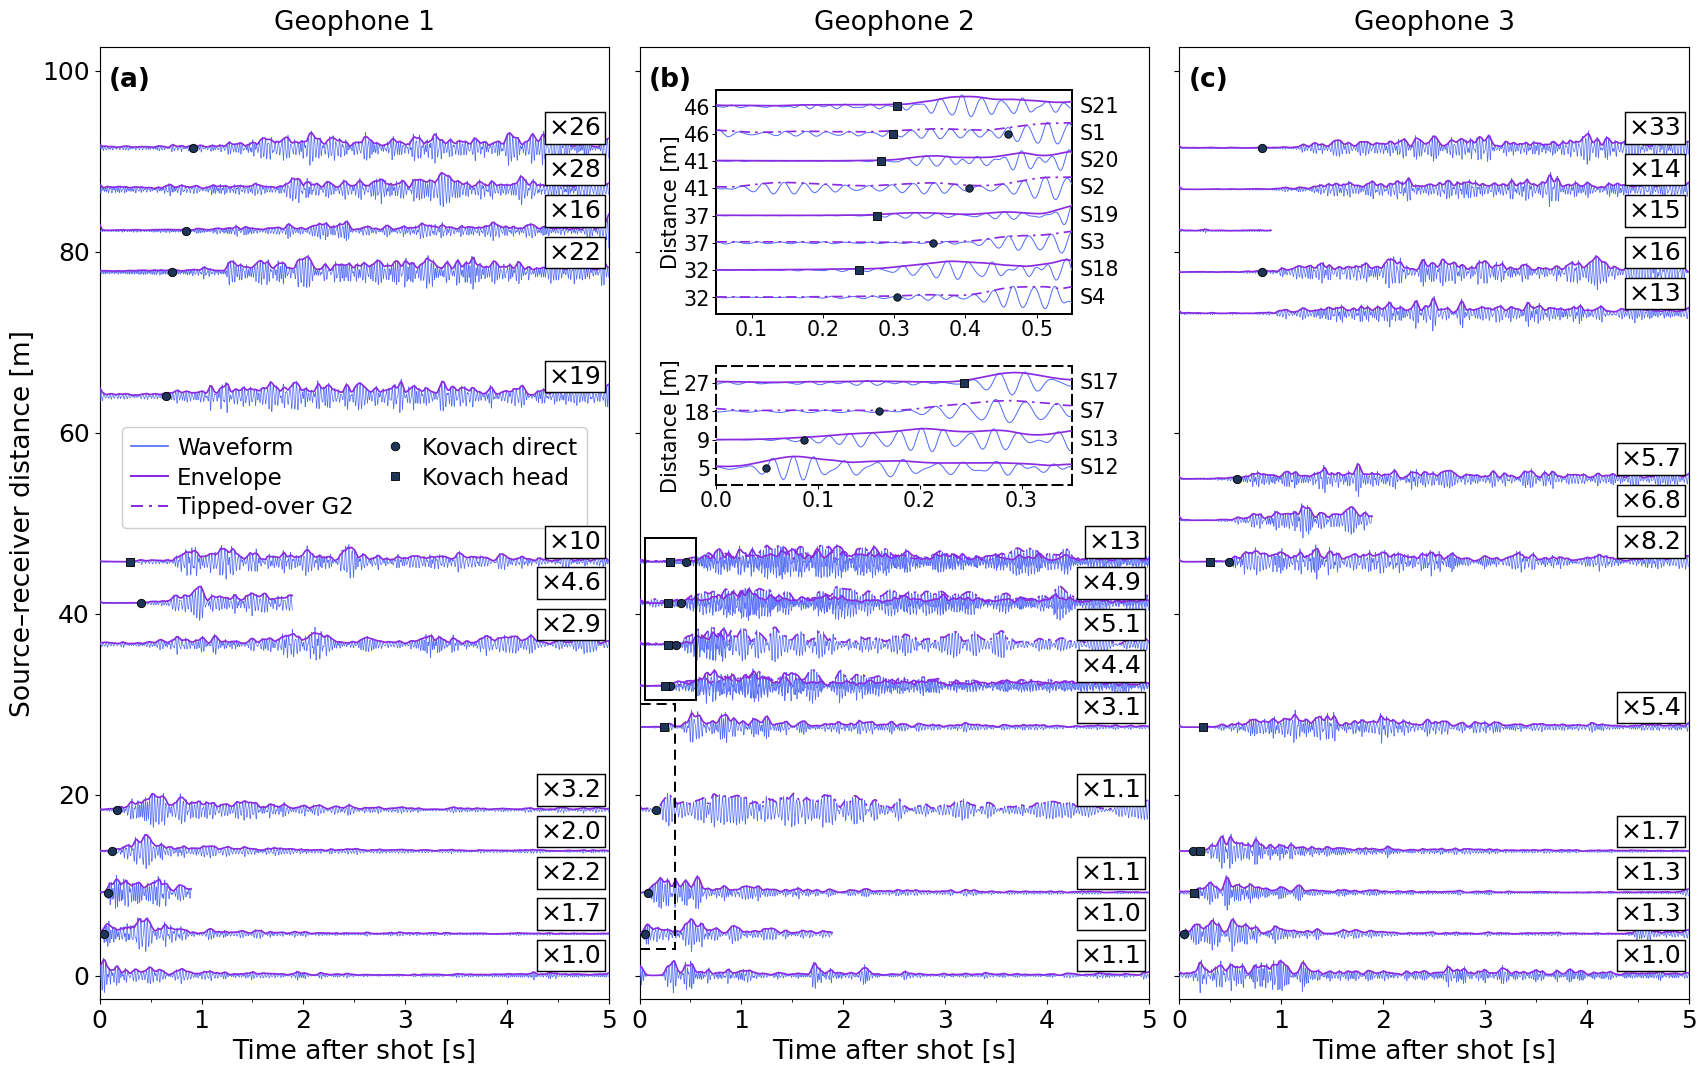

Here is the Python script that generated this plot:
"""Figure 1: Apollo 14 ASE records (30-60 Hz) on geophones 1-3 with the Kovach (1971) picks."""

import csv

import matplotlib.pyplot as plt
import numpy as np
from matplotlib.lines import Line2D
from matplotlib.patches import Rectangle
from matplotlib.ticker import MultipleLocator
from obspy import read
from obspy.signal.filter import bandpass, envelope

SEGY_DIR = "path/to/segy_data"   # shot_<N>_apollo_14.segy files and apollo14_ase_data_catalog.txt
PICKS_FILE = "path/to/apollo14_previous_p_wave_picks_97.txt"   # published P-wave picks

FS = 18.5
FS_INSET = 14.5
plt.rcParams.update({"font.size": FS, "xtick.labelsize": FS - 1, "ytick.labelsize": FS - 1,
                     "legend.fontsize": 16})

WAVE = "#546DFA"
ENVELOPE = "#8A2BE2"
KOVACH = "#1D3557"
MARKERS = {"DIRECT": "o", "HEAD": "s"}
DASH = (0, (6, 3, 1.5, 3))

GEOPHONES = ["G1", "G2", "G3"]   # SEGY trace order
TIPPED_G2 = [1, 2, 3, 4, 7]      # shots recorded while G2 was tipped over
SHORT_SHOTS = [12, 19]           # records that stop early
FREQ = (30, 60)                  # band-pass [Hz]
TMAX = 5.0                       # s
CUT_END = 0.10                   # s removed from the end of short records (filter edge)
CLIP = 1.6                       # clip amplified traces at this many trace heights


def filter_trace(x, fs):
    """Linear detrend, reflection padding, then a zero-phase 4-pole Butterworth band-pass."""
    i = np.arange(len(x))
    x = x - np.polyval(np.polyfit(i, x, 1), i)
    x = x - x.mean()
    n = min(max(1, round(0.25 * fs)), len(x) - 1)
    y = bandpass(np.pad(x, n, mode="reflect"), *FREQ, df=fs, corners=4, zerophase=True)
    return y[n:-n]


def smooth_envelope(x, fs):
    """Envelope smoothed with a 0.05 s running mean."""
    n = round(0.05 * fs)
    env = np.pad(envelope(x), (n // 2, n - 1 - n // 2), mode="edge")
    return np.convolve(env, np.ones(n) / n, mode="valid")


# ---- read and process the records
with open(f"{SEGY_DIR}/apollo14_ase_data_catalog.txt", encoding="utf-8-sig") as f:
    catalog = list(csv.DictReader(f, delimiter="\t"))

traces = {g: [] for g in GEOPHONES}
for row in catalog:
    shot = int(row["ASE_data"].split()[-1])
    for g, tr in zip(GEOPHONES, read(f"{SEGY_DIR}/shot_{shot}_apollo_14.segy", format="SEGY")):
        fs = tr.stats.sampling_rate
        raw = tr.data.astype(float)
        stop = min(np.flatnonzero(raw)[-1] + 1, int(TMAX * fs) + 1)
        wave = filter_trace(raw[:stop], fs)
        env = smooth_envelope(wave, fs)
        t = np.arange(stop) / fs
        if shot in SHORT_SHOTS:
            keep = t <= t[-1] - CUT_END
            t, wave, env = t[keep], wave[keep], env[keep]
        peak = np.abs(wave).max()
        traces[g].append(dict(shot=shot, dist=float(row[f"Distance_{g}_m"]), t=t,
                              wave=wave / peak, env=env / peak, peak=peak))

# sort by distance; gain = amplification relative to the largest trace on that geophone
for g in GEOPHONES:
    traces[g].sort(key=lambda tr: tr["dist"])
    largest = max(tr["peak"] for tr in traces[g])
    for tr in traces[g]:
        tr["gain"] = largest / tr["peak"]

# G3 shot 19 is a short record: draw it with the mean gain of its two neighbours instead
g3 = traces["G3"]
k = [tr["shot"] for tr in g3].index(19)
gain = (g3[k - 1]["gain"] + g3[k + 1]["gain"]) / 2
g3[k]["wave"] *= gain / g3[k]["gain"]
g3[k]["env"] *= gain / g3[k]["gain"]
g3[k]["gain"] = gain

# Kovach (1971) picks (source, phase, shot, geophone, shot_x, offset, time), placed on their trace
picks = []
for line in open(PICKS_FILE, encoding="utf-8-sig"):
    source, phase, shot, g, _, _, t = (line.split() + [""] * 7)[:7]
    if source == "Kovach_1971":
        dist = next(tr["dist"] for tr in traces[g] if tr["shot"] == int(shot))
        picks.append((g, int(shot), dist, float(t), phase))

all_distances = np.array([tr["dist"] for g in GEOPHONES for tr in traces[g]])
height = 0.42 * np.diff(np.unique(all_distances)).min()
pad = max(2.5, 1.35 * height)
y0, y1 = -pad, max(100, all_distances.max()) + pad


def add_inset(ax, distance_range, time_range, box, ls):
    """Zoom on the G2 traces in distance_range: one row per trace, renormalised in the window."""
    rows = sorted((tr for tr in traces["G2"] if distance_range[0] <= tr["dist"] <= distance_range[1]),
                  key=lambda tr: (tr["dist"], tr["shot"]))
    t0, t1 = time_range
    ax.add_patch(Rectangle((t0, rows[0]["dist"] - 1.6), t1 - t0, rows[-1]["dist"] - rows[0]["dist"] + 4.2,
                           fill=False, lw=1.4, ls=ls, zorder=15))

    inset = ax.inset_axes([box[0], box[1] - box[3], box[2], box[3]], zorder=30)
    for spine in inset.spines.values():
        spine.set(linewidth=1.4, linestyle=ls)
    inset.tick_params(labelsize=FS_INSET, length=2.5, width=0.7, pad=1.5)

    for i, tr in enumerate(rows):
        window = (tr["t"] >= t0) & (tr["t"] <= t1)
        scale = np.abs(tr["wave"][window]).max()
        inset.plot(tr["t"][window], i + 0.42 * tr["wave"][window] / scale, color=WAVE, lw=0.7, zorder=5)
        inset.plot(tr["t"][window], i + 0.42 * tr["env"][window] / scale, color=ENVELOPE, lw=1.2,
                   ls=DASH if tr["shot"] in TIPPED_G2 else "-", zorder=6)
        inset.text(t1 + 0.02 * (t1 - t0), i, f"S{tr['shot']}", va="center", fontsize=FS_INSET)
        for g, shot, _, t, phase in picks:
            if g == "G2" and shot == tr["shot"] and t0 <= t <= t1:
                inset.scatter(t, i, s=27, marker=MARKERS[phase], fc=KOVACH, ec="black", lw=0.6, zorder=10)

    inset.set(xlim=time_range, ylim=(-0.6, len(rows) - 0.4))
    inset.set_ylabel("Distance [m]", fontsize=FS_INSET, labelpad=2)
    inset.set_yticks(range(len(rows)))
    inset.set_yticklabels([f"{tr['dist']:.0f}" for tr in rows])
    inset.xaxis.set_major_locator(MultipleLocator(0.1))


# ---- plot
fig, axes = plt.subplots(1, 3, figsize=(16.5, 10.5), sharey=True)
fig.subplots_adjust(left=0.06, right=0.995, bottom=0.075, top=0.955, wspace=0.06)

for letter, ax, g in zip("abc", axes, GEOPHONES):
    for tr in traces[g]:
        ls = DASH if g == "G2" and tr["shot"] in TIPPED_G2 else "-"
        ax.plot(tr["t"], tr["dist"] + height * np.clip(tr["wave"], -CLIP, CLIP), color=WAVE, lw=0.5, zorder=8)
        ax.plot(tr["t"], tr["dist"] + height * np.clip(tr["env"], 0, CLIP), color=ENVELOPE, lw=1.2,
                ls=ls, zorder=9)

    # one gain label per distance (the larger one where two G2 shots share a distance)
    for d in np.unique([tr["dist"] for tr in traces[g]]):
        f = max(tr["gain"] for tr in traces[g] if tr["dist"] == d)
        ax.text(0.985 * TMAX, d + 1.15 * height, f"×{f:.1f}" if f < 10 else f"×{f:.0f}",
                ha="right", va="center", fontsize=FS - 1, zorder=25,
                bbox=dict(boxstyle="square,pad=0.15", fc="white", ec="black"))

    for pg, _, d, t, phase in picks:
        if pg == g:
            ax.scatter(t, d, s=34, marker=MARKERS[phase], fc=KOVACH, ec="black", lw=0.6, zorder=20)

    ax.set_title(f"Geophone {g[1]}", fontsize=FS, pad=12)
    ax.text(0.018, 0.98, f"({letter})", transform=ax.transAxes, va="top", fontsize=FS,
            fontweight="bold", bbox=dict(fc="white", ec="none", pad=1), zorder=40)
    ax.set_xlim(0, TMAX)
    ax.xaxis.set_major_locator(MultipleLocator(1))
    ax.xaxis.set_minor_locator(MultipleLocator(0.5))
    ax.set_xlabel("Time after shot [s]")

add_inset(axes[1], (31, 47), (0.05, 0.55), (0.15, 0.955, 0.70, 0.235), "-")
add_inset(axes[1], (4, 28), (0.0, 0.35), (0.15, 0.665, 0.70, 0.125), (0, (5, 3)))

handles = [
    Line2D([], [], color=WAVE, lw=1.2, label="Waveform"),
    Line2D([], [], color=ENVELOPE, lw=1.4, label="Envelope"),
    Line2D([], [], color=ENVELOPE, lw=1.4, ls=DASH, label="Tipped-over G2"),
    Line2D([], [], marker="o", ls="", ms=6, mfc=KOVACH, mec="black", mew=0.6, label="Kovach direct"),
    Line2D([], [], marker="s", ls="", ms=6, mfc=KOVACH, mec="black", mew=0.6, label="Kovach head"),
]
axes[0].legend(handles=handles, loc="center", bbox_to_anchor=(0.5, (55 - y0) / (y1 - y0)), ncol=2,
               framealpha=0.95, handlelength=1.6, handletextpad=0.4, borderpad=0.4,
               labelspacing=0.3, columnspacing=1.0)
axes[0].set_ylim(y0, y1)
axes[0].yaxis.set_major_locator(MultipleLocator(20))
axes[0].set_ylabel("Source–receiver distance [m]")

fig.savefig("Figure1.png", dpi=103, bbox_inches="tight", facecolor="white")
